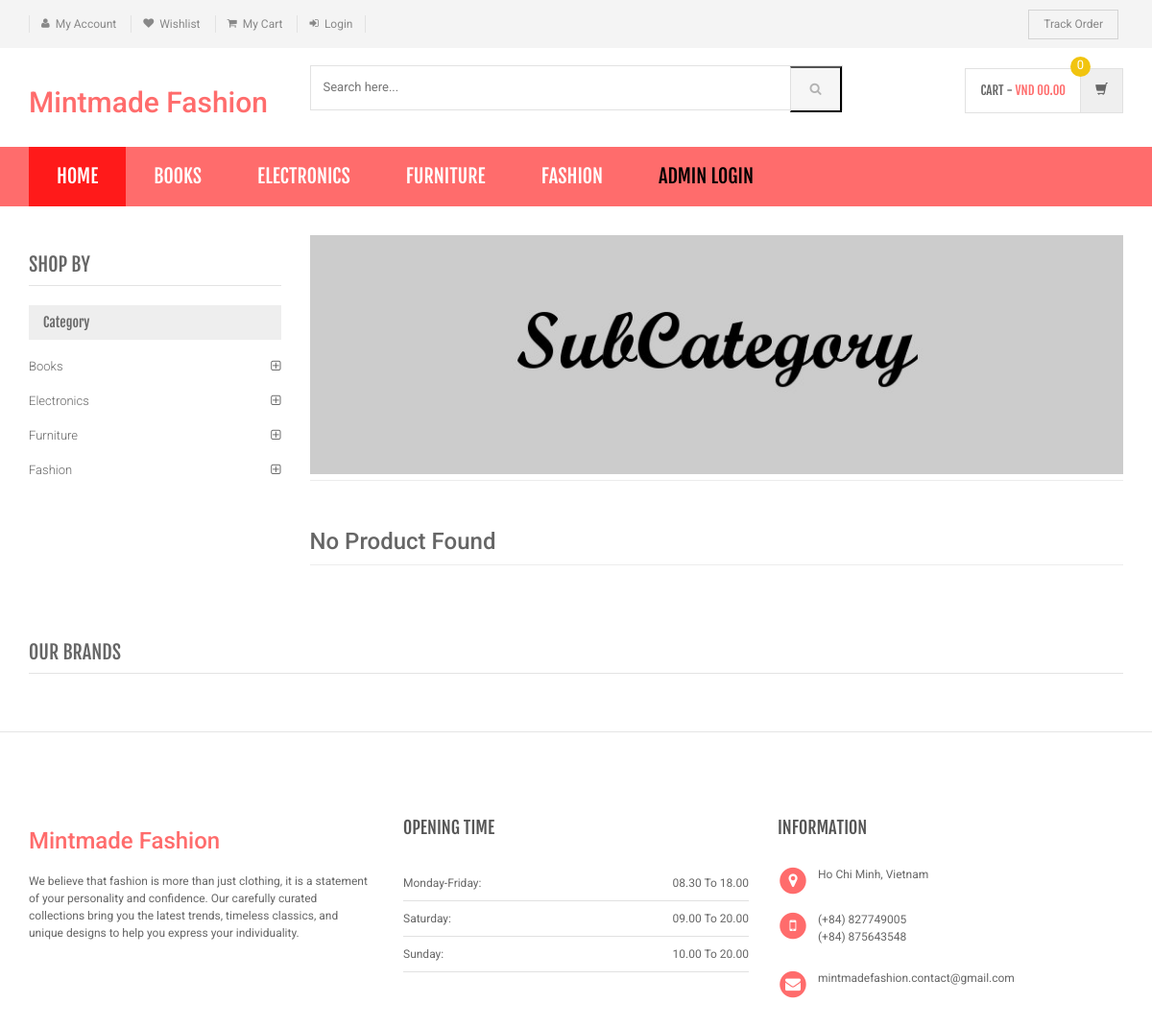
The page /shopping/sub-category.php on the database as committed earlier.
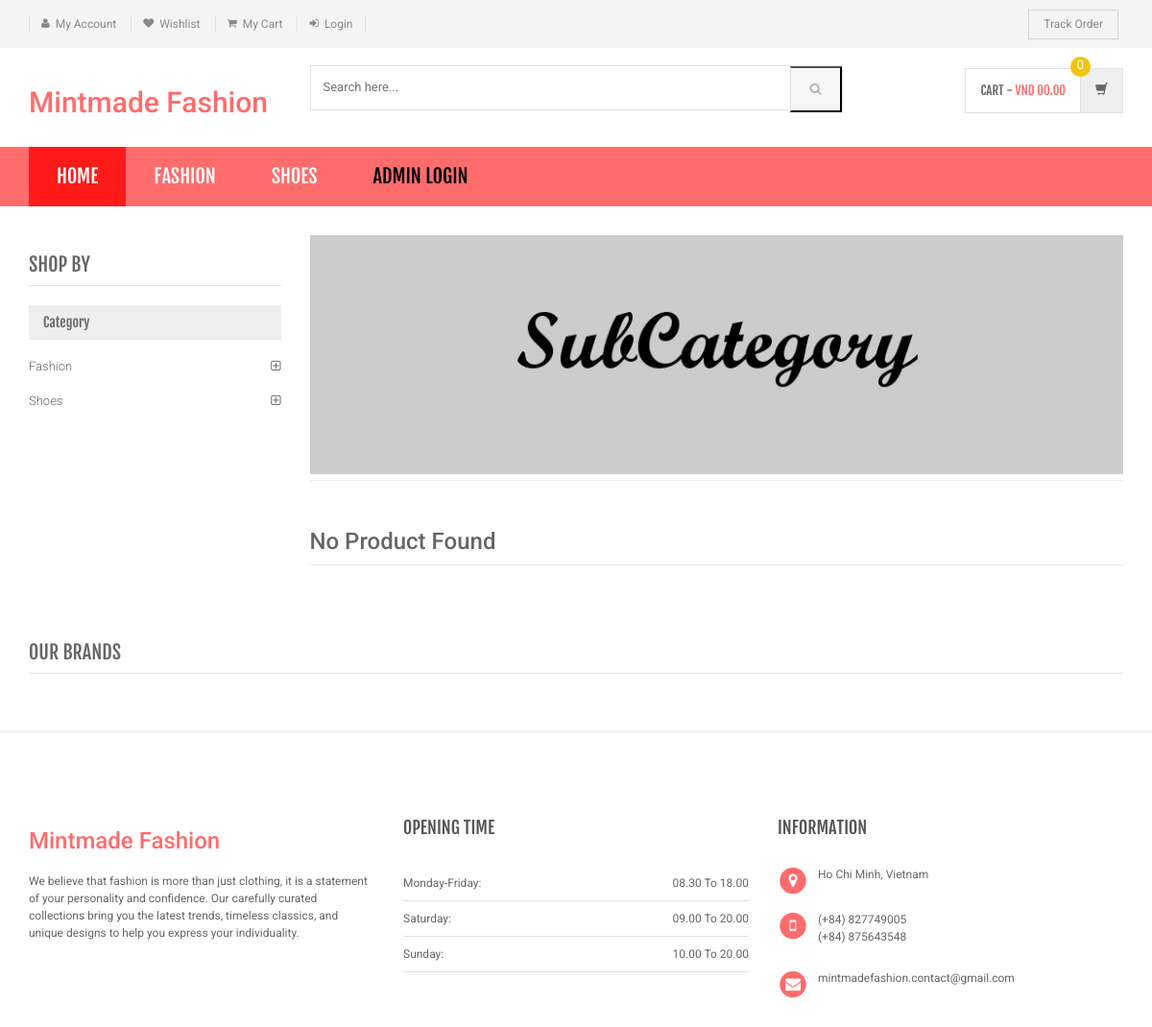
The same page on the database as committed later.
### tables this page shows
CREATE TABLE `category` (
  `id` int(11) NOT NULL,
  `categoryName` varchar(255) DEFAULT NULL,
  `categoryDescription` longtext DEFAULT NULL,
  `creationDate` timestamp NOT NULL DEFAULT current_timestamp(),
  `updationDate` varchar(255) DEFAULT NULL
);

### shopping/sub-category.php (the view, shortened to what the changed rows need)
<?php
include('includes/config.php');
?>
<!DOCTYPE html>
<html lang="en">
	<head>
	    <link rel="stylesheet" href="assets/css/bootstrap.min.css">
	    <link rel="stylesheet" href="assets/css/main.css">
	    <link rel="stylesheet" href="assets/css/red.css">
	    <link rel="stylesheet" href="assets/css/owl.carousel.css">
		<link rel="stylesheet" href="assets/css/owl.transitions.css">
		<link href="assets/css/lightbox.css" rel="stylesheet">
		<link rel="stylesheet" href="assets/css/animate.min.css">
		<link rel="stylesheet" href="assets/css/rateit.css">
		<link rel="stylesheet" href="assets/css/bootstrap-select.min.css">
		<link rel="stylesheet" href="assets/css/config.css">
		<link href="assets/css/green.css" rel="alternate stylesheet" title="Green color">
		<link href="assets/css/blue.css" rel="alternate stylesheet" title="Blue color">
		<link href="assets/css/red.css" rel="alternate stylesheet" title="Red color">
		<link href="assets/css/orange.css" rel="alternate stylesheet" title="Orange color">
		<link href="assets/css/dark-green.css" rel="alternate stylesheet" title="Darkgreen color">
		<link rel="stylesheet" href="assets/css/font-awesome.min.css">
	</head>
    <body class="cnt-home">
<header class="header-style-1">
<?php include('includes/main-header.php');?>
<?php include('includes/menu-bar.php');?>
</header>
<div class="body-content outer-top-xs">
	<div class='container'>
		<div class='row outer-bottom-sm'>
			<div class='col-md-3 sidebar'>
	            <div class="sidebar-module-container">
	            	<div class="sidebar-filter">
<div class="sidebar-widget wow fadeInUp outer-bottom-xs ">
	<div class="sidebar-widget-body m-t-10">
	         <?php $sql=mysqli_query($con,"select id,categoryName  from category");
while($row=mysqli_fetch_array($sql))
{
    ?>
		<div class="accordion">
	    	<div class="accordion-group">
	            <div class="accordion-heading">
	                <a href="category.php?cid=<?php echo $row['id'];?>"  class="accordion-toggle collapsed">
	                   <?php echo $row['categoryName'];?>
	                </a>
	            </div>
	        </div>
	    </div>
	    <?php } ?>
	</div>
</div>
	            	</div>
	            </div>
            </div>
		</div>
</div>
</div>
</body>
</html>

### shopping/includes/menu-bar.php (shortened to what the changed rows need)
<div class="header-nav animate-dropdown">
    <div class="container">
        <div class="yamm navbar navbar-default" role="navigation">
            <div class="nav-bg-class">
                <div class="navbar-collapse collapse" id="mc-horizontal-menu-collapse">
	<div class="nav-outer">
		<ul class="nav navbar-nav">
              <?php $sql=mysqli_query($con,"select id,categoryName  from category limit 6");
                while($row=mysqli_fetch_array($sql))
                {
            ?>
			<li class="dropdown yamm">
				<a href="category.php?cid=<?php echo $row['id'];?>"> <?php echo $row['categoryName'];?></a>
			</li>
			<?php } ?>
		</ul>
	</div>
</div>
            </div>
        </div>
    </div>
</div>

Rows that differ between the two databases and show on the page:
removed category: categoryName "BOOKS", categoryName "Books"
removed category: categoryName "ELECTRONICS", categoryName "Electronics"
removed category: categoryName "FURNITURE", categoryName "Furniture"
added category: categoryName "SHOES", categoryName "Shoes"
